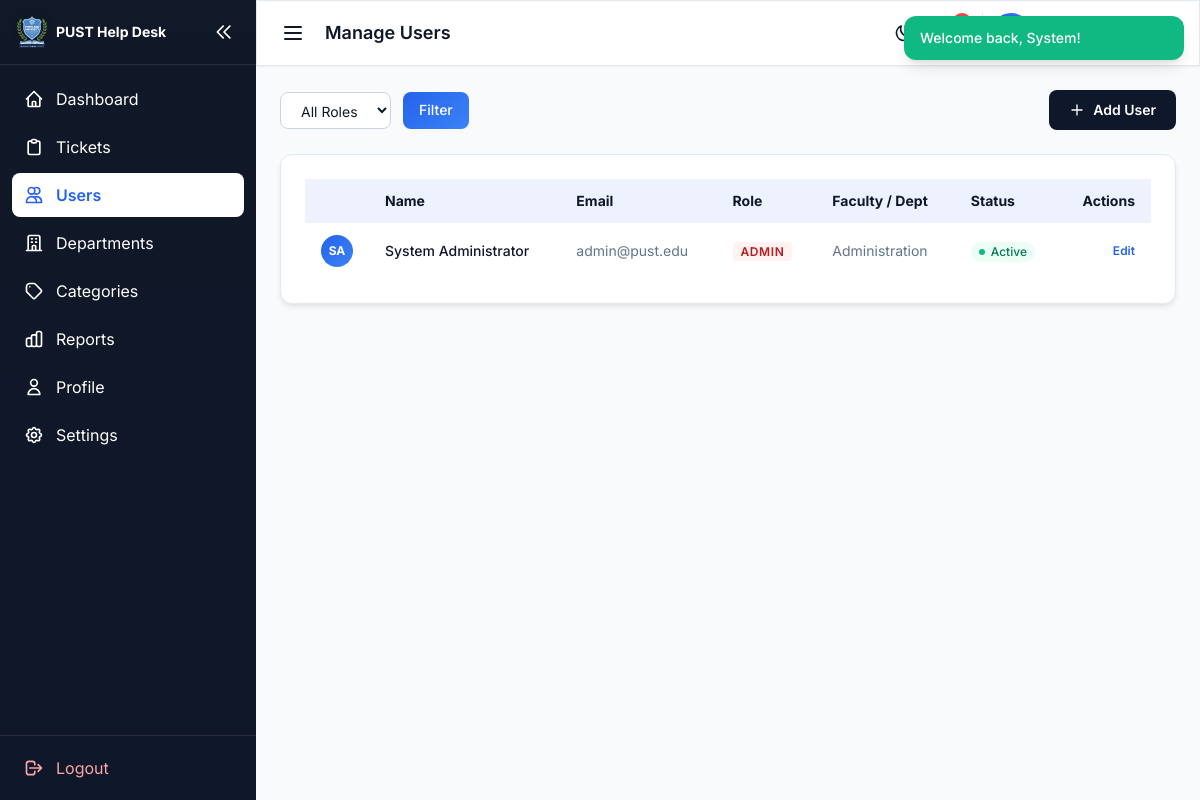
The page /admin/users.php (signed in) on the database its author committed.
### tables this page shows
CREATE TABLE users (
    id INT UNSIGNED AUTO_INCREMENT PRIMARY KEY,
    student_id VARCHAR(50) NULL,
    first_name VARCHAR(100) NOT NULL,
    last_name VARCHAR(100) NOT NULL,
    email VARCHAR(255) NOT NULL UNIQUE,
    password VARCHAR(255) NOT NULL,
    phone VARCHAR(20) NULL,
    role ENUM('student', 'staff', 'admin') NOT NULL DEFAULT 'student',
    staff_category VARCHAR(30) NULL,
    faculty_id INT UNSIGNED NULL,
    department_id INT UNSIGNED NULL,
    avatar VARCHAR(255) DEFAULT 'default-avatar.png',
    is_active TINYINT(1) NOT NULL DEFAULT 1,
    email_verified_at DATETIME NULL,
    remember_token VARCHAR(100) NULL,
    last_login_at DATETIME NULL,
    created_at TIMESTAMP DEFAULT CURRENT_TIMESTAMP,
    updated_at TIMESTAMP DEFAULT CURRENT_TIMESTAMP ON UPDATE CURRENT_TIMESTAMP,
    INDEX idx_users_role (role),
    INDEX idx_users_faculty (faculty_id),
    INDEX idx_users_department (department_id)
);

CREATE TABLE departments (
    id INT UNSIGNED AUTO_INCREMENT PRIMARY KEY,
    name VARCHAR(100) NOT NULL,
    code VARCHAR(20) NOT NULL UNIQUE,
    description TEXT NULL,
    email VARCHAR(255) NULL,
    is_active TINYINT(1) NOT NULL DEFAULT 1,
    created_at TIMESTAMP DEFAULT CURRENT_TIMESTAMP,
    updated_at TIMESTAMP DEFAULT CURRENT_TIMESTAMP ON UPDATE CURRENT_TIMESTAMP
);

### includes/functions/notifications.php (called while the page is built, shortened)
<?php
function getAllUsers(string $role = '', int $page = 1, int $perPage = 15): array
{
    $db = getDB();
    $where = '1=1';
    $params = [];
    $countStmt = $db->prepare("SELECT COUNT(*) FROM users WHERE $where");
    $countStmt->execute($params);
    $total = (int) $countStmt->fetchColumn();
    $pagination = paginate($total, $page, $perPage);
    $sql = "SELECT u.id, u.student_id, u.first_name, u.last_name, u.email, u.phone, u.role,
            u.staff_category, u.faculty_id, u.department_id, u.avatar, u.is_active, u.created_at,
            f.name AS faculty_name, d.name AS department_name
            FROM users u
            LEFT JOIN faculties f ON u.faculty_id = f.id
            LEFT JOIN departments d ON u.department_id = d.id
            WHERE $where ORDER BY u.created_at DESC LIMIT {$pagination['per_page']} OFFSET {$pagination['offset']}";
    $stmt = $db->prepare($sql);
    $stmt->execute($params);
    return ['users' => $stmt->fetchAll(), 'pagination' => $pagination];
}

### admin/users.php (the view, shortened to what this page needs)
<?php
$page = max(1, (int) input('page', 1));
$roleFilter = input('role', '');
$result = getAllUsers($roleFilter, $page, 15);
$users = $result['users'];
require dirname(__DIR__) . '/includes/templates/dashboard-layout.php';
?>
<div class="mb-6 flex flex-col sm:flex-row justify-between items-start sm:items-center gap-4">
    <form method="GET" class="flex gap-3 w-full sm:w-auto">
        <select name="role" class="px-4 py-2 border rounded-lg bg-white dark:bg-slate-800 dark:border-slate-700 text-sm">
            <option value="">All Roles</option>
        </select>
        <button class="px-4 py-2 bg-pust-primary text-white font-medium rounded-lg text-sm transition hover:opacity-90">Filter</button>
    </form>
    <button type="button" data-modal-open="modal-add-user" class="px-5 py-2.5 bg-slate-900 hover:bg-slate-800 text-white dark:bg-white dark:text-slate-950 dark:hover:bg-slate-100 rounded-lg text-sm font-semibold transition flex items-center gap-2">
        <svg class="w-4 h-4" fill="none" stroke="currentColor" stroke-width="2" viewBox="0 0 24 24"><path stroke-linecap="round" stroke-linejoin="round" d="M12 4.5v15m7.5-7.5h-15"/></svg>
        Add User
    </button>
</div>
<div class="dashboard-card rounded-xl p-6">
    <div class="overflow-x-auto">
        <table class="w-full text-sm">
            <thead class="bg-slate-50 dark:bg-slate-800">
                <tr>
                    <th class="px-4 py-3 text-left w-12"></th>
                    <th class="px-4 py-3 text-left">Name</th>
                    <th class="px-4 py-3 text-left">Email</th>
                    <th class="px-4 py-3 text-left">Role</th>
                    <th class="px-4 py-3 text-left">Faculty / Dept</th>
                    <th class="px-4 py-3 text-left">Status</th>
                    <th class="px-4 py-3 text-right">Actions</th>
                </tr>
            </thead>
            <tbody class="divide-y divide-slate-100 dark:divide-slate-800">
                <?php foreach ($users as $u): ?>
                <tr class="hover:bg-slate-50/50 dark:hover:bg-slate-800/30 transition-colors">
                    <td class="px-4 py-3"><?= renderAvatar($u, 'sm') ?></td>
                    <td class="px-4 py-3 font-medium"><?= e($u['first_name'].' '.$u['last_name']) ?></td>
                    <td class="px-4 py-3 text-slate-500 dark:text-slate-400"><?= e($u['email']) ?></td>
                    <td class="px-4 py-3">
                        <span class="px-2 py-0.5 rounded text-xs font-semibold uppercase tracking-wider <?= $u['role'] === 'admin' ? 'bg-red-50 text-red-700 dark:bg-red-950/30 dark:text-red-400' : ($u['role'] === 'staff' ? 'bg-blue-50 text-blue-700 dark:bg-blue-950/30 dark:text-blue-400' : 'bg-green-50 text-green-700 dark:bg-green-950/30 dark:text-green-400') ?>">
                            <?= e($u['role']) ?>
                        </span>
                    </td>
                    <td class="px-4 py-3 text-slate-600 dark:text-slate-300"><?php
                        if ($u['role'] === 'student') {
                            echo e($u['faculty_name'] ?? '—');
                        } elseif (($u['staff_category'] ?? '') === 'lecturer') {
                            echo e($u['faculty_name'] ?? '—') . ' <span class="text-xs text-slate-400 dark:text-slate-500 font-medium">(Lecturer)</span>';
                        } else {
                            echo e($u['department_name'] ?? '—');
                        }
                    ?></td>
                    <td class="px-4 py-3">
                        <span class="inline-flex items-center gap-1.5 px-2 py-0.5 rounded-full text-xs font-medium <?= $u['is_active'] ? 'bg-emerald-50 text-emerald-700 dark:bg-emerald-950/30 dark:text-emerald-400' : 'bg-slate-50 text-slate-600 dark:bg-slate-950/30 dark:text-slate-400' ?>">
                            <span class="w-1.5 h-1.5 rounded-full <?= $u['is_active'] ? 'bg-emerald-500' : 'bg-slate-400' ?>"></span>
                            <?= $u['is_active'] ? 'Active' : 'Inactive' ?>
                        </span>
                    </td>
                    <td class="px-4 py-3 text-right">
                        <div class="flex items-center justify-end gap-3">
                            <button type="button" data-modal-open="modal-edit-user-<?= $u['id'] ?>" class="text-pust-primary hover:underline text-xs font-semibold transition">Edit</button>
                        </div>
                    </td>
                </tr>
                <?php endforeach; ?>
            </tbody>
        </table>
    </div>
</div>
<?php require dirname(__DIR__) . '/includes/templates/dashboard-footer.php'; ?>

### includes/functions/avatar.php (shortened to what this page needs)
<?php
function userInitials(array $user): string
{
    $f = strtoupper(substr($user['first_name'] ?? 'U', 0, 1));
    $l = strtoupper(substr($user['last_name'] ?? '', 0, 1));
    return $f . $l;
}
function userHasCustomAvatar(array $user): bool
{
    if (empty($user['avatar']) || $user['avatar'] === 'default-avatar.png') {
        return false;
    }
    $path = UPLOAD_PATH . '/' . ltrim($user['avatar'], '/');
    return is_file($path);
}
function avatarSizeClasses(string $size): string
{
    return match ($size) {
        'xs'  => 'w-7 h-7 text-[10px]',
        'sm'  => 'w-8 h-8 text-xs',
        'md'  => 'w-10 h-10 text-sm',
        'lg'  => 'w-16 h-16 text-xl',
        'xl'  => 'w-24 h-24 text-3xl',
        '2xl' => 'w-32 h-32 text-4xl',
        default => 'w-10 h-10 text-sm',
    };
}
function renderAvatar(array $user, string $size = 'md', string $extraClass = ''): string
{
    $sizeClass = avatarSizeClasses($size);
    $initials = e(userInitials($user));
    $base = 'user-avatar inline-flex flex-shrink-0 ' . $sizeClass . ' ' . $extraClass;
    return '<span class="' . $base . ' rounded-full bg-pust-primary text-white items-center justify-center font-bold" role="img" aria-label="' . $initials . '">' . $initials . '</span>';
}

### assets/css/custom.css (style rules this page uses)
.bg-pust-primary { background: var(--gradient-blue); }
body { font-family: 'Inter', system-ui, -apple-system, sans-serif; -webkit-font-smoothing: antialiased; }
.text-pust-navy, .text-pust-primary { color: var(--pust-primary); }
.bg-pust-primary.text-white, button.bg-pust-primary, a.bg-pust-primary.text-white { background: var(--gradient-blue) !important; color: var(--pust-white) !important; }
.dashboard-layout { background-color: var(--dash-bg); color: var(--dash-text); min-height: 100vh; transition: background-color 0.25s ease, color 0.25s ease; }
.dashboard-card { background-color: var(--dash-card); border: 1px solid var(--dash-border); border-radius: 0.75rem; box-shadow: var(--pust-shadow-card); color: var(--dash-text); transition: background-color 0.25s ease, border-color 0.25s ease, color 0.25s ease, box-shadow 0.25s ease; }
.dashboard-layout input:not([type="checkbox"]):not([type="radio"]):not([type="submit"]):not([type="button"]), .dashboard-layout select, .dashboard-layout textarea { background-color: var(--dash-input-bg); border-color: var(--dash-input-border); color: var(--dash-text); transition: background-color 0.25s ease, border-color 0.25s ease, color 0.25s ease; }
.dashboard-layout table { color: var(--dash-text); }
.dashboard-layout table thead { background-color: var(--dash-table-head) !important; }
.dashboard-layout table thead th { color: var(--dash-text); border-color: var(--dash-border); }
.dashboard-layout table tbody tr { border-color: var(--dash-border); transition: background-color 0.15s ease; }
.dashboard-layout .divide-y > :not([hidden]) ~ :not([hidden]), .dashboard-layout tbody.divide-y tr { border-color: var(--dash-border); }
:root { --sidebar-width: 16rem; --sidebar-width-collapsed: 4.5rem; }
@media (min-width: 1024px) { html:not(.sidebar-collapsed) { --sidebar-width-active: var(--sidebar-width); } }
.dashboard-layout .text-slate-500, .dashboard-layout .text-slate-600 { color: var(--dash-muted) !important; }
.user-avatar { flex-shrink: 0; }
.user-avatar.rounded-full { aspect-ratio: 1; }

### rows shown on the page
users: initials "SA", first_name+last_name "System Administrator", email "admin@pust.edu", role "ADMIN", department.name "Administration", is_active 1 (drawn)

### other values the page prints
$item['label'] "Dashboard"
$item['label'] "Tickets"
$item['label'] "Users"
$item['label'] "Departments"
$item['label'] "Categories"
$item['label'] "Reports"
$item['label'] "Profile"
$item['label'] "Settings"
$pageTitle "Manage Users"
